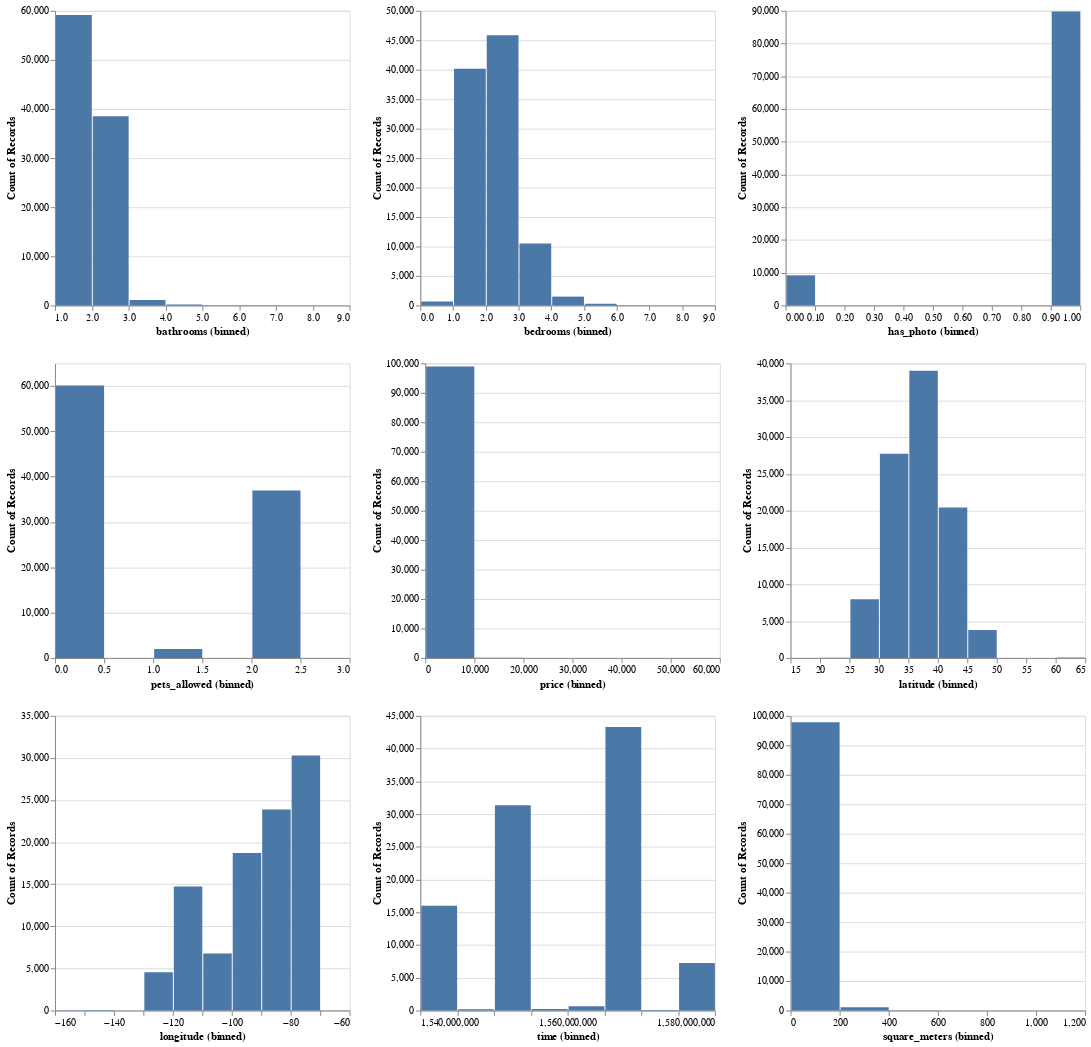

The notebook cell saved with this chart:
### Code cell
import altair as alt
alt.data_transformers.enable("vegafusion")

df_numeric = df_filtered.select_dtypes(include='number')
plots = []
for column in df_numeric.columns:
    plot = alt.Chart(df_numeric).mark_bar().encode(
        alt.X(f'{column}' + ":Q", bin=True),
        y='count()'
        )
    plots.append(plot)        

    



# plot_bathrooms = alt.Chart(df_filtered).mark_bar().encode(
#     alt.X("bathrooms:Q", bin=False),
#     y='count()',
# )
# plot_bedrooms = alt.Chart(df_filtered).mark_bar().encode(
#     alt.X("bedrooms:Q", bin=False),
#     y='count()',
# )
# # Not histogram
# plot_has_photo = alt.Chart(df_filtered).mark_bar().encode(
#     x='has_photo',
#     y='count()',
# )
# plot_pets_allowed = alt.Chart(df_filtered).mark_bar().encode(
#     x='pets_allowed',
#     y='count()',
# )
# plot_price = alt.Chart(df_filtered).mark_bar().encode(
#     alt.X("price:Q", bin=False),
#     y='count()',
# )
# plot_latitude = alt.Chart(df_filtered).mark_bar().encode(
#     alt.X("latitude:Q", bin=False),
#     y='count()',
# )
# plot_longitude = alt.Chart(df_filtered).mark_bar().encode(
#     alt.X("longitude:Q", bin=False),
#     y='count()',
# )
# plot_time = alt.Chart(df_filtered).mark_bar().encode(
#     alt.X("time:Q", bin=False),
#     y='count()',
# )
# plot_square_meters = alt.Chart(df_filtered).mark_bar().encode(
#     alt.X("square_meters:Q", bin=False),
#     y='count()',
# )

grid = alt.vconcat(

    alt.hconcat(plots[1], plots[2], plots[3]),
    alt.hconcat(plots[4], plots[5], plots[6]),
    alt.hconcat(plots[7], plots[8], plots[9]),

)

grid.display()

### Figure 1 — Vega specification as saved in the notebook (floating-point values rounded to 4 significant figures)
{"$schema": "https://vega.github.io/schema/vega/v5.json", "data": [{"name": "source_0"}, {"name": "data_0", "values": [{"__count": 97819, "bin_maxbins_10_square_meters": 0.0, "bin_maxbins_10_square_meters_end": 200.0}, {"__count": 1119, "bin_maxbins_10_square_meters": 200.0, "bin_maxbins_10_square_meters_end": 400.0}, {"__count": 56, "bin_maxbins_10_square_meters": 400.0, "bin_maxbins_10_square_meters_end": 600.0}, {"__count": 4, "bin_maxbins_10_square_meters": 800.0, "bin_maxbins_10_square_meters_end": 1000.0}, {"__count": 2, "bin_maxbins_10_square_meters": 1000.0, "bin_maxbins_10_square_meters_end": 1200.0}, {"__count": 4, "bin_maxbins_10_square_meters": 600.0, "bin_maxbins_10_square_meters_end": 800.0}]}, {"name": "data_1", "values": [{"__count": 59170, "bin_maxbins_10_bathrooms": 1.0, "bin_maxbins_10_bathrooms_end": 2.0}, {"__count": 38538, "bin_maxbins_10_bathrooms": 2.0, "bin_maxbins_10_bathrooms_end": 3.0}, {"__count": 1095, "bin_maxbins_10_bathrooms": 3.0, "bin_maxbins_10_bathrooms_end": 4.0}, {"__count": 161, "bin_maxbins_10_bathrooms": 4.0, "bin_maxbins_10_bathrooms_end": 5.0}, {"__count": 4, "bin_maxbins_10_bathrooms": 7.0, "bin_maxbins_10_bathrooms_end": 8.0}, {"__count": 24, "bin_maxbins_10_bathrooms": 5.0, "bin_maxbins_10_bathrooms_end": 6.0}, {"__count": 4, "bin_maxbins_10_bathrooms": 8.0, "bin_maxbins_10_bathrooms_end": 9.0}, {"__count": 8, "bin_maxbins_10_bathrooms": 6.0, "bin_maxbins_10_bathrooms_end": 7.0}]}, {"name": "data_2", "values": [{"__count": 40160, "bin_maxbins_10_bedrooms": 1.0, "bin_maxbins_10_bedrooms_end": 2.0}, {"__count": 10523, "bin_maxbins_10_bedrooms": 3.0, "bin_maxbins_10_bedrooms_end": 4.0}, {"__count": 45846, "bin_maxbins_10_bedrooms": 2.0, "bin_maxbins_10_bedrooms_end": 3.0}, {"__count": 1492, "bin_maxbins_10_bedrooms": 4.0, "bin_maxbins_10_bedrooms_end": 5.0}, {"__count": 645, "bin_maxbins_10_bedrooms": 0.0, "bin_maxbins_10_bedrooms_end": 1.0}, {"__count": 284, "bin_maxbins_10_bedrooms": 5.0, "bin_maxbins_10_bedrooms_end": 6.0}, {"__count": 4, "bin_maxbins_10_bedrooms": 7.0, "bin_maxbins_10_bedrooms_end": 8.0}, {"__count": 4, "bin_maxbins_10_bedrooms": 8.0, "bin_maxbins_10_bedrooms_end": 9.0}, {"__count": 46, "bin_maxbins_10_bedrooms": 6.0, "bin_maxbins_10_bedrooms_end": 7.0}]}, {"name": "data_3", "values": [{"__count": 89824, "bin_maxbins_10_has_photo": 0.9, "bin_maxbins_10_has_photo_end": 1.0}, {"__count": 9180, "bin_maxbins_10_has_photo": 0.0, "bin_maxbins_10_has_photo_end": 0.1}]}, {"name": "data_4", "values": [{"__count": 1961, "bin_maxbins_10_pets_allowed": 1.0, "bin_maxbins_10_pets_allowed_end": 1.5}, {"__count": 36930, "bin_maxbins_10_pets_allowed": 2.0, "bin_maxbins_10_pets_allowed_end": 2.5}, {"__count": 60112, "bin_maxbins_10_pets_allowed": 0.0, "bin_maxbins_10_pets_allowed_end": 0.5}, {"__count": 1, "bin_maxbins_10_pets_allowed": 2.5, "bin_maxbins_10_pets_allowed_end": 3.0}]}, {"name": "data_5", "values": [{"__count": 98927, "bin_maxbins_10_price": 0.0, "bin_maxbins_10_price_end": 10000.0}, {"__count": 60, "bin_maxbins_10_price": 10000.0, "bin_maxbins_10_price_end": 20000.0}, {"__count": 9, "bin_maxbins_10_price": 20000.0, "bin_maxbins_10_price_end": 30000.0}, {"__count": 1, "bin_maxbins_10_price": 50000.0, "bin_maxbins_10_price_end": 60000.0}, {"__count": 6, "bin_maxbins_10_price": 30000.0, "bin_maxbins_10_price_end": 40000.0}, {"__count": 1, "bin_maxbins_10_price": 40000.0, "bin_maxbins_10_price_end": 50000.0}]}, {"name": "data_6", "values": [{"__count": 27736, "bin_maxbins_10_latitude": 30.0, "bin_maxbins_10_latitude_end": 35.0}, {"__count": 39002, "bin_maxbins_10_latitude": 35.0, "bin_maxbins_10_latitude_end": 40.0}, {"__count": 20411, "bin_maxbins_10_latitude": 40.0, "bin_maxbins_10_latitude_end": 45.0}, {"__count": 3789, "bin_maxbins_10_latitude": 45.0, "bin_maxbins_10_latitude_end": 50.0}, {"__count": 7976, "bin_maxbins_10_latitude": 25.0, "bin_maxbins_10_latitude_end": 30.0}, {"__count": 31, "bin_maxbins_10_latitude": 20.0, "bin_maxbins_10_latitude_end": 25.0}, {"__count": 54, "bin_maxbins_10_latitude": 60.0, "bin_maxbins_10_latitude_end": 65.0}, {"__count": 2, "bin_maxbins_10_latitude": 15.0, "bin_maxbins_10_latitude_end": 20.0}, {"__count": 3, "bin_maxbins_10_latitude": 55.0, "bin_maxbins_10_latitude_end": 60.0}]}, {"name": "data_7", "values": [{"__count": 14728, "bin_maxbins_10_longitude": -120.0, "bin_maxbins_10_longitude_end": -110.0}, {"__count": 30285, "bin_maxbins_10_longitude": -80.0, "bin_maxbins_10_longitude_end": -70.0}, {"__count": 4543, "bin_maxbins_10_longitude": -130.0, "bin_maxbins_10_longitude_end": -120.0}, {"__count": 6782, "bin_maxbins_10_longitude": -110.0, "bin_maxbins_10_longitude_end": -100.0}, {"__count": 23867, "bin_maxbins_10_longitude": -90.0, "bin_maxbins_10_longitude_end": -80.0}, {"__count": 18698, "bin_maxbins_10_longitude": -100.0, "bin_maxbins_10_longitude_end": -90.0}, {"__count": 32, "bin_maxbins_10_longitude": -160.0, "bin_maxbins_10_longitude_end": -150.0}, {"__count": 53, "bin_maxbins_10_longitude": -150.0, "bin_maxbins_10_longitude_end": -140.0}, {"__count": 13, "bin_maxbins_10_longitude": -70.0, "bin_maxbins_10_longitude_end": -60.0}, {"__count": 3, "bin_maxbins_10_longitude": -140.0, "bin_maxbins_10_longitude_end": -130.0}]}, {"name": "data_8", "values": [{"__count": 7241, "bin_maxbins_10_time": 1575000000.0, "bin_maxbins_10_time_end": 1580000000.0}, {"__count": 89, "bin_maxbins_10_time": 1570000000.0, "bin_maxbins_10_time_end": 1575000000.0}, {"__count": 43310, "bin_maxbins_10_time": 1565000000.0, "bin_maxbins_10_time_end": 1570000000.0}, {"__count": 642, "bin_maxbins_10_time": 1560000000.0, "bin_maxbins_10_time_end": 1565000000.0}, {"__count": 207, "bin_maxbins_10_time": 1555000000.0, "bin_maxbins_10_time_end": 1560000000.0}, {"__count": 31343, "bin_maxbins_10_time": 1550000000.0, "bin_maxbins_10_time_end": 1555000000.0}, {"__count": 175, "bin_maxbins_10_time": 1545000000.0, "bin_maxbins_10_time_end": 1550000000.0}, {"__count": 15997, "bin_maxbins_10_time": 1540000000.0, "bin_maxbins_10_time_end": 1545000000.0}]}, {"name": "data_1_concat_0_concat_0_y_domain___count", "values": [{"min": 4, "max": 59170}]}, {"name": "data_2_concat_0_concat_1_y_domain___count", "values": [{"min": 4, "max": 45846}]}, {"name": "data_3_concat_0_concat_2_y_domain___count", "values": [{"min": 9180, "max": 89824}]}, {"name": "data_4_concat_1_concat_0_y_domain___count", "values": [{"min": 1, "max": 60112}]}, {"name": "data_5_concat_1_concat_1_y_domain___count", "values": [{"min": 1, "max": 98927}]}, {"name": "data_6_concat_1_concat_2_y_domain___count", "values": [{"min": 2, "max": 39002}]}, {"name": "data_7_concat_2_concat_0_y_domain___count", "values": [{"min": 3, "max": 30285}]}, {"name": "data_8_concat_2_concat_1_y_domain___count", "values": [{"min": 89, "max": 43310}]}, {"name": "data_0_concat_2_concat_2_y_domain___count", "values": [{"min": 2, "max": 97819}]}], "signals": [{"name": "concat_0_concat_2_bin_maxbins_10_has_photo_bins", "value": {"fields": ["has_photo"], "fname": "bin_has_photo", "start": 0.0, "step": 0.1, "stop": 1.0}}, {"name": "concat_1_concat_0_bin_maxbins_10_pets_allowed_bins", "value": {"fields": ["pets_allowed"], "fname": "bin_pets_allowed", "start": 0.0, "step": 0.5, "stop": 3.0}}, {"name": "concat_2_concat_0_bin_maxbins_10_longitude_bins", "value": {"fields": ["longitude"], "fname": "bin_longitude", "start": -160.0, "step": 10.0, "stop": -60.0}}, {"name": "concat_2_concat_1_bin_maxbins_10_time_bins", "value": {"fields": ["time"], "fname": "bin_time", "start": 1540000000.0, "step": 5000000.0, "stop": 1580000000.0}}, {"name": "concat_0_concat_0_bin_maxbins_10_bathrooms_bins", "value": {"fields": ["bathrooms"], "fname": "bin_bathrooms", "start": 1.0, "step": 1.0, "stop": 9.0}}, {"name": "concat_1_concat_2_bin_maxbins_10_latitude_bins", "value": {"fields": ["latitude"], "fname": "bin_latitude", "start": 15.0, "step": 5.0, "stop": 65.0}}, {"name": "concat_1_concat_1_bin_maxbins_10_price_bins", "value": {"fields": ["price"], "fname": "bin_price", "start": 0.0, "step": 10000.0, "stop": 60000.0}}, {"name": "concat_2_concat_2_bin_maxbins_10_square_meters_bins", "value": {"fields": ["square_meters"], "fname": "bin_square_meters", "start": 0.0, "step": 200.0, "stop": 1200.0}}, {"name": "concat_0_concat_1_bin_maxbins_10_bedrooms_bins", "value": {"fields": ["bedrooms"], "fname": "bin_bedrooms", "start": 0.0, "step": 1.0, "stop": 9.0}}, {"name": "childHeight", "value": 300}, {"name": "concat_0_childWidth", "value": 300}, {"name": "concat_1_childWidth", "value": 300}, {"name": "concat_2_childWidth", "value": 300}], "marks": [{"type": "group", "name": "concat_0_group", "marks": [{"type": "group", "name": "concat_0_concat_0_group", "encode": {"update": {"width": {"signal": "concat_0_childWidth"}, "height": {"signal": "childHeight"}}}, "marks": [{"type": "rect", "name": "concat_0_concat_0_marks", "from": {"data": "data_1"}, "encode": {"update": {"x": {"field": "bin_maxbins_10_bathrooms_end", "scale": "concat_0_concat_0_x", "offset": {"signal": "0.5 + (abs(scale(\"concat_0_concat_0_x\", datum[\"bin_maxbins_10_bathrooms_end\"]) - scale(\"concat_0_concat_0_x\", datum[\"bin_maxbins_10_bathrooms\"])) < 0.25 ? 0.5 * (0.25 - (abs(scale(\"concat_0_concat_0_x\", datum[\"bin_maxbins_10_bathrooms_end\"]) - scale(\"concat_0_concat_0_x\", datum[\"bin_maxbins_10_bathrooms\"])))) : -0.5)"}}, "x2": {"field": "bin_maxbins_10_bathrooms", "scale": "concat_0_concat_0_x", "offset": {"signal": "0.5 + (abs(scale(\"concat_0_concat_0_x\", datum[\"bin_maxbins_10_bathrooms_end\"]) - scale(\"concat_0_concat_0_x\", datum[\"bin_maxbins_10_bathrooms\"])) < 0.25 ? -0.5 * (0.25 - (abs(scale(\"concat_0_concat_0_x\", datum[\"bin_maxbins_10_bathrooms_end\"]) - scale(\"concat_0_concat_0_x\", datum[\"bin_maxbins_10_bathrooms\"])))) : 0.5)"}}, "y2": {"value": 0, "scale": "concat_0_concat_0_y"}, "fill": {"value": "#4c78a8"}, "y": {"field": "__count", "scale": "concat_0_concat_0_y"}}}, "style": ["bar"]}], "axes": [{"scale": "concat_0_concat_0_y", "tickCount": {"signal": "ceil(childHeight/40)"}, "ticks": false, "zindex": 0, "gridScale": "concat_0_concat_0_x", "grid": true, "domain": false, "orient": "left", "aria": false, "maxExtent": 0, "minExtent": 0, "labels": false}, {"scale": "concat_0_concat_0_x", "grid": false, "labelFlush": true, "zindex": 0, "orient": "bottom", "tickCount": {"signal": "ceil(concat_0_childWidth/10)"}, "title": "bathrooms (binned)", "labelOverlap": true}, {"scale": "concat_0_concat_0_y", "zindex": 0, "title": "Count of Records", "orient": "left", "grid": false, "labelOverlap": true, "tickCount": {"signal": "ceil(childHeight/40)"}}], "style": "cell"}, {"type": "group", "name": "concat_0_concat_1_group", "encode": {"update": {"width": {"signal": "concat_0_childWidth"}, "height": {"signal": "childHeight"}}}, "marks": [{"type": "rect", "name": "concat_0_concat_1_marks", "from": {"data": "data_2"}, "encode": {"update": {"x": {"field": "bin_maxbins_10_bedrooms_end", "scale": "concat_0_concat_1_x", "offset": {"signal": "0.5 + (abs(scale(\"concat_0_concat_1_x\", datum[\"bin_maxbins_10_bedrooms_end\"]) - scale(\"concat_0_concat_1_x\", datum[\"bin_maxbins_10_bedrooms\"])) < 0.25 ? 0.5 * (0.25 - (abs(scale(\"concat_0_concat_1_x\", datum[\"bin_maxbins_10_bedrooms_end\"]) - scale(\"concat_0_concat_1_x\", datum[\"bin_maxbins_10_bedrooms\"])))) : -0.5)"}}, "fill": {"value": "#4c78a8"}, "y": {"field": "__count", "scale": "concat_0_concat_1_y"}, "x2": {"field": "bin_maxbins_10_bedrooms", "scale": "concat_0_concat_1_x", "offset": {"signal": "0.5 + (abs(scale(\"concat_0_concat_1_x\", datum[\"bin_maxbins_10_bedrooms_end\"]) - scale(\"concat_0_concat_1_x\", datum[\"bin_maxbins_10_bedrooms\"])) < 0.25 ? -0.5 * (0.25 - (abs(scale(\"concat_0_concat_1_x\", datum[\"bin_maxbins_10_bedrooms_end\"]) - scale(\"concat_0_concat_1_x\", datum[\"bin_maxbins_10_bedrooms\"])))) : 0.5)"}}, "y2": {"value": 0, "scale": "concat_0_concat_1_y"}}}, "style": ["bar"]}], "axes": [{"scale": "concat_0_concat_1_y", "ticks": false, "grid": true, "labels": false, "domain": false, "aria": false, "maxExtent": 0, "minExtent": 0, "orient": "left", "tickCount": {"signal": "ceil(childHeight/40)"}, "zindex": 0, "gridScale": "concat_0_concat_1_x"}, {"scale": "concat_0_concat_1_x", "zindex": 0, "orient": "bottom", "grid": false, "tickCount": {"signal": "ceil(concat_0_childWidth/10)"}, "title": "bedrooms (binned)", "labelFlush": true, "labelOverlap": true}, {"scale": "concat_0_concat_1_y", "labelOverlap": true, "grid": false, "zindex": 0, "title": "Count of Records", "tickCount": {"signal": "ceil(childHeight/40)"}, "orient": "left"}], "style": "cell"}, {"type": "group", "name": "concat_0_concat_2_group", "encode": {"update": {"width": {"signal": "concat_0_childWidth"}, "height": {"signal": "childHeight"}}}, "marks": [{"type": "rect", "name": "concat_0_concat_2_marks", "from": {"data": "data_3"}, "encode": {"update": {"fill": {"value": "#4c78a8"}, "x2": {"field": "bin_maxbins_10_has_photo", "scale": "concat_0_concat_2_x", "offset": {"signal": "0.5 + (abs(scale(\"concat_0_concat_2_x\", datum[\"bin_maxbins_10_has_photo_end\"]) - scale(\"concat_0_concat_2_x\", datum[\"bin_maxbins_10_has_photo\"])) < 0.25 ? -0.5 * (0.25 - (abs(scale(\"concat_0_concat_2_x\", datum[\"bin_maxbins_10_has_photo_end\"]) - scale(\"concat_0_concat_2_x\", datum[\"bin_maxbins_10_has_photo\"])))) : 0.5)"}}, "x": {"field": "bin_maxbins_10_has_photo_end", "scale": "concat_0_concat_2_x", "offset": {"signal": "0.5 + (abs(scale(\"concat_0_concat_2_x\", datum[\"bin_maxbins_10_has_photo_end\"]) - scale(\"concat_0_concat_2_x\", datum[\"bin_maxbins_10_has_photo\"])) < 0.25 ? 0.5 * (0.25 - (abs(scale(\"concat_0_concat_2_x\", datum[\"bin_maxbins_10_has_photo_end\"]) - scale(\"concat_0_concat_2_x\", datum[\"bin_maxbins_10_has_photo\"])))) : -0.5)"}}, "y2": {"value": 0, "scale": "concat_0_concat_2_y"}, "y": {"field": "__count", "scale": "concat_0_concat_2_y"}}}, "style": ["bar"]}], "axes": [{"scale": "concat_0_concat_2_y", "gridScale": "concat_0_concat_2_x", "grid": true, "tickCount": {"signal": "ceil(childHeight/40)"}, "labels": false, "ticks": false, "orient": "left", "minExtent": 0, "zindex": 0, "aria": false, "domain": false, "maxExtent": 0}, {"scale": "concat_0_concat_2_x", "title": "has_photo (binned)", "orient": "bottom", "tickCount": {"signal": "ceil(concat_0_childWidth/10)"}, "labelOverlap": true, "zindex": 0, "labelFlush": true, "grid": false}, {"scale": "concat_0_concat_2_y", "zindex": 0, "grid": false, "orient": "left", "title": "Count of Records", "labelOverlap": true, "tickCount": {"signal": "ceil(childHeight/40)"}}], "style": "cell"}], "layout": {"padding": 20, "bounds": "full", "align": "each"}}, {"type": "group", "name": "concat_1_group", "marks": [{"type": "group", "name": "concat_1_concat_0_group", "encode": {"update": {"height": {"signal": "childHeight"}, "width": {"signal": "concat_1_childWidth"}}}, "marks": [{"type": "rect", "name": "concat_1_concat_0_marks", "from": {"data": "data_4"}, "encode": {"update": {"y2": {"value": 0, "scale": "concat_1_concat_0_y"}, "x2": {"field": "bin_maxbins_10_pets_allowed", "scale": "concat_1_concat_0_x", "offset": {"signal": "0.5 + (abs(scale(\"concat_1_concat_0_x\", datum[\"bin_maxbins_10_pets_allowed_end\"]) - scale(\"concat_1_concat_0_x\", datum[\"bin_maxbins_10_pets_allowed\"])) < 0.25 ? -0.5 * (0.25 - (abs(scale(\"concat_1_concat_0_x\", datum[\"bin_maxbins_10_pets_allowed_end\"]) - scale(\"concat_1_concat_0_x\", datum[\"bin_maxbins_10_pets_allowed\"])))) : 0.5)"}}, "fill": {"value": "#4c78a8"}, "x": {"field": "bin_maxbins_10_pets_allowed_end", "scale": "concat_1_concat_0_x", "offset": {"signal": "0.5 + (abs(scale(\"concat_1_concat_0_x\", datum[\"bin_maxbins_10_pets_allowed_end\"]) - scale(\"concat_1_concat_0_x\", datum[\"bin_maxbins_10_pets_allowed\"])) < 0.25 ? 0.5 * (0.25 - (abs(scale(\"concat_1_concat_0_x\", datum[\"bin_maxbins_10_pets_allowed_end\"]) - scale(\"concat_1_concat_0_x\", datum[\"bin_maxbins_10_pets_allowed\"])))) : -0.5)"}}, "y": {"field": "__count", "scale": "concat_1_concat_0_y"}}}, "style": ["bar"]}], "axes": [{"scale": "concat_1_concat_0_y", "aria": false, "tickCount": {"signal": "ceil(childHeight/40)"}, "grid": true, "domain": false, "labels": false, "maxExtent": 0, "minExtent": 0, "zindex": 0, "orient": "left", "ticks": false, "gridScale": "concat_1_concat_0_x"}, {"scale": "concat_1_concat_0_x", "zindex": 0, "orient": "bottom", "grid": false, "labelOverlap": true, "labelFlush": true, "title": "pets_allowed (binned)", "tickCount": {"signal": "ceil(concat_1_childWidth/10)"}}, {"scale": "concat_1_concat_0_y", "labelOverlap": true, "orient": "left", "title": "Count of Records", "grid": false, "tickCount": {"signal": "ceil(childHeight/40)"}, "zindex": 0}], "style": "cell"}, {"type": "group", "name": "concat_1_concat_1_group", "encode": {"update": {"height": {"signal": "childHeight"}, "width": {"signal": "concat_1_childWidth"}}}, "marks": [{"type": "rect", "name": "concat_1_concat_1_marks", "from": {"data": "data_5"}, "encode": {"update": {"x2": {"field": "bin_maxbins_10_price", "scale": "concat_1_concat_1_x", "offset": {"signal": "0.5 + (abs(scale(\"concat_1_concat_1_x\", datum[\"bin_maxbins_10_price_end\"]) - scale(\"concat_1_concat_1_x\", datum[\"bin_maxbins_10_price\"])) < 0.25 ? -0.5 * (0.25 - (abs(scale(\"concat_1_concat_1_x\", datum[\"bin_maxbins_10_price_end\"]) - scale(\"concat_1_concat_1_x\", datum[\"bin_maxbins_10_price\"])))) : 0.5)"}}, "x": {"field": "bin_maxbins_10_price_end", "scale": "concat_1_concat_1_x", "offset": {"signal": "0.5 + (abs(scale(\"concat_1_concat_1_x\", datum[\"bin_maxbins_10_price_end\"]) - scale(\"concat_1_concat_1_x\", datum[\"bin_maxbins_10_price\"])) < 0.25 ? 0.5 * (0.25 - (abs(scale(\"concat_1_concat_1_x\", datum[\"bin_maxbins_10_price_end\"]) - scale(\"concat_1_concat_1_x\", datum[\"bin_maxbins_10_price\"])))) : -0.5)"}}, "fill": {"value": "#4c78a8"}, "y": {"field": "__count", "scale": "concat_1_concat_1_y"}, "y2": {"value": 0, "scale": "concat_1_concat_1_y"}}}, "style": ["bar"]}], "axes": [{"scale": "concat_1_concat_1_y", "orient": "left", "gridScale": "concat_1_concat_1_x", "maxExtent": 0, "labels": false, "aria": false, "minExtent": 0, "zindex": 0, "ticks": false, "domain": false, "tickCount": {"signal": "ceil(childHeight/40)"}, "grid": true}, {"scale": "concat_1_concat_1_x", "orient": "bottom", "grid": false, "labelOverlap": true, "tickCount": {"signal": "ceil(concat_1_childWidth/10)"}, "zindex": 0, "labelFlush": true, "title": "price (binned)"}, {"scale": "concat_1_concat_1_y", "zindex": 0, "title": "Count of Records", "labelOverlap": true, "orient": "left", "grid": false, "tickCount": {"signal": "ceil(childHeight/40)"}}], "style": "cell"}, {"type": "group", "name": "concat_1_concat_2_group", "encode": {"update": {"width": {"signal": "concat_1_childWidth"}, "height": {"signal": "childHeight"}}}, "marks": [{"type": "rect", "name": "concat_1_concat_2_marks", "from": {"data": "data_6"}, "encode": {"update": {"x2": {"field": "bin_maxbins_10_latitude", "scale": "concat_1_concat_2_x", "offset": {"signal": "0.5 + (abs(scale(\"concat_1_concat_2_x\", datum[\"bin_maxbins_10_latitude_end\"]) - scale(\"concat_1_concat_2_x\", datum[\"bin_maxbins_10_latitude\"])) < 0.25 ? -0.5 * (0.25 - (abs(scale(\"concat_1_concat_2_x\", datum[\"bin_maxbins_10_latitude_end\"]) - scale(\"concat_1_concat_2_x\", datum[\"bin_maxbins_10_latitude\"])))) : 0.5)"}}, "y": {"field": "__count", "scale": "concat_1_concat_2_y"}, "y2": {"value": 0, "scale": "concat_1_concat_2_y"}, "x": {"field": "bin_maxbins_10_latitude_end", "scale": "concat_1_concat_2_x", "offset": {"signal": "0.5 + (abs(scale(\"concat_1_concat_2_x\", datum[\"bin_maxbins_10_latitude_end\"]) - scale(\"concat_1_concat_2_x\", datum[\"bin_maxbins_10_latitude\"])) < 0.25 ? 0.5 * (0.25 - (abs(scale(\"concat_1_concat_2_x\", datum[\"bin_maxbins_10_latitude_end\"]) - scale(\"concat_1_concat_2_x\", datum[\"bin_maxbins_10_latitude\"])))) : -0.5)"}}, "fill": {"value": "#4c78a8"}}}, "style": ["bar"]}], "axes": [{"scale": "concat_1_concat_2_y", "zindex": 0, "labels": false, "tickCount": {"signal": "ceil(childHeight/40)"}, "grid": true, "aria": false, "maxExtent": 0, "minExtent": 0, "orient": "left", "domain": false, "gridScale": "concat_1_concat_2_x", "ticks": false}, {"scale": "concat_1_concat_2_x", "labelOverlap": true, "zindex": 0, "grid": false, "title": "latitude (binned)", "orient": "bottom", "labelFlush": true, "tickCount": {"signal": "ceil(concat_1_childWidth/10)"}}, {"scale": "concat_1_concat_2_y", "orient": "left", "zindex": 0, "grid": false, "title": "Count of Records", "labelOverlap": true, "tickCount": {"signal": "ceil(childHeight/40)"}}], "style": "cell"}], "layout": {"padding": 20, "bounds": "full", "align": "each"}}, {"type": "group", "name": "concat_2_group", "marks": [{"type": "group", "name": "concat_2_concat_0_group", "encode": {"update": {"width": {"signal": "concat_2_childWidth"}, "height": {"signal": "childHeight"}}}, "marks": [{"type": "rect", "name": "concat_2_concat_0_marks", "from": {"data": "data_7"}, "encode": {"update": {"y": {"field": "__count", "scale": "concat_2_concat_0_y"}, "x2": {"field": "bin_maxbins_10_longitude", "scale": "concat_2_concat_0_x", "offset": {"signal": "0.5 + (abs(scale(\"concat_2_concat_0_x\", datum[\"bin_maxbins_10_longitude_end\"]) - scale(\"concat_2_concat_0_x\", datum[\"bin_maxbins_10_longitude\"])) < 0.25 ? -0.5 * (0.25 - (abs(scale(\"concat_2_concat_0_x\", datum[\"bin_maxbins_10_longitude_end\"]) - scale(\"concat_2_concat_0_x\", datum[\"bin_maxbins_10_longitude\"])))) : 0.5)"}}, "fill": {"value": "#4c78a8"}, "x": {"field": "bin_maxbins_10_longitude_end", "scale": "concat_2_concat_0_x", "offset": {"signal": "0.5 + (abs(scale(\"concat_2_concat_0_x\", datum[\"bin_maxbins_10_longitude_end\"]) - scale(\"concat_2_concat_0_x\", datum[\"bin_maxbins_10_longitude\"])) < 0.25 ? 0.5 * (0.25 - (abs(scale(\"concat_2_concat_0_x\", datum[\"bin_maxbins_10_longitude_end\"]) - scale(\"concat_2_concat_0_x\", datum[\"bin_maxbins_10_longitude\"])))) : -0.5)"}}, "y2": {"value": 0, "scale": "concat_2_concat_0_y"}}}, "style": ["bar"]}], "axes": [{"scale": "concat_2_concat_0_y", "aria": false, "maxExtent": 0, "zindex": 0, "labels": false, "tickCount": {"signal": "ceil(childHeight/40)"}, "gridScale": "concat_2_concat_0_x", "orient": "left", "minExtent": 0, "ticks": false, "domain": false, "grid": true}, {"scale": "concat_2_concat_0_x", "orient": "bottom", "labelFlush": true, "zindex": 0, "grid": false, "title": "longitude (binned)", "labelOverlap": true, "tickCount": {"signal": "ceil(concat_2_childWidth/10)"}}, {"scale": "concat_2_concat_0_y", "title": "Count of Records", "labelOverlap": true, "orient": "left", "grid": false, "tickCount": {"signal": "ceil(childHeight/40)"}, "zindex": 0}], "style": "cell"}, {"type": "group", "name": "concat_2_concat_1_group", "encode": {"update": {"width": {"signal": "concat_2_childWidth"}, "height": {"signal": "childHeight"}}}, "marks": [{"type": "rect", "name": "concat_2_concat_1_marks", "from": {"data": "data_8"}, "encode": {"update": {"fill": {"value": "#4c78a8"}, "x2": {"field": "bin_maxbins_10_time", "scale": "concat_2_concat_1_x", "offset": {"signal": "0.5 + (abs(scale(\"concat_2_concat_1_x\", datum[\"bin_maxbins_10_time_end\"]) - scale(\"concat_2_concat_1_x\", datum[\"bin_maxbins_10_time\"])) < 0.25 ? -0.5 * (0.25 - (abs(scale(\"concat_2_concat_1_x\", datum[\"bin_maxbins_10_time_end\"]) - scale(\"concat_2_concat_1_x\", datum[\"bin_maxbins_10_time\"])))) : 0.5)"}}, "y2": {"value": 0, "scale": "concat_2_concat_1_y"}, "x": {"field": "bin_maxbins_10_time_end", "scale": "concat_2_concat_1_x", "offset": {"signal": "0.5 + (abs(scale(\"concat_2_concat_1_x\", datum[\"bin_maxbins_10_time_end\"]) - scale(\"concat_2_concat_1_x\", datum[\"bin_maxbins_10_time\"])) < 0.25 ? 0.5 * (0.25 - (abs(scale(\"concat_2_concat_1_x\", datum[\"bin_maxbins_10_time_end\"]) - scale(\"concat_2_concat_1_x\", datum[\"bin_maxbins_10_time\"])))) : -0.5)"}}, "y": {"field": "__count", "scale": "concat_2_concat_1_y"}}}, "style": ["bar"]}], "axes": [{"scale": "concat_2_concat_1_y", "aria": false, "grid": true, "gridScale": "concat_2_concat_1_x", "labels": false, "maxExtent": 0, "orient": "left", "ticks": false, "domain": false, "tickCount": {"signal": "ceil(childHeight/40)"}, "minExtent": 0, "zindex": 0}, {"scale": "concat_2_concat_1_x", "title": "time (binned)", "tickCount": {"signal": "ceil(concat_2_childWidth/10)"}, "zindex": 0, "grid": false, "labelOverlap": true, "orient": "bottom", "labelFlush": true}, {"scale": "concat_2_concat_1_y", "zindex": 0, "orient": "left", "title": "Count of Records", "grid": false, "labelOverlap": true, "tickCount": {"signal": "ceil(childHeight/40)"}}], "style": "cell"}, {"type": "group", "name": "concat_2_concat_2_group", "encode": {"update": {"height": {"signal": "childHeight"}, "width": {"signal": "concat_2_childWidth"}}}, "marks": [{"type": "rect", "name": "concat_2_concat_2_marks", "from": {"data": "data_0"}, "encode": {"update": {"y": {"field": "__count", "scale": "concat_2_concat_2_y"}, "fill": {"value": "#4c78a8"}, "y2": {"value": 0, "scale": "concat_2_concat_2_y"}, "x": {"field": "bin_maxbins_10_square_meters_end", "scale": "concat_2_concat_2_x", "offset": {"signal": "0.5 + (abs(scale(\"concat_2_concat_2_x\", datum[\"bin_maxbins_10_square_meters_end\"]) - scale(\"concat_2_concat_2_x\", datum[\"bin_maxbins_10_square_meters\"])) < 0.25 ? 0.5 * (0.25 - (abs(scale(\"concat_2_concat_2_x\", datum[\"bin_maxbins_10_square_meters_end\"]) - scale(\"concat_2_concat_2_x\", datum[\"bin_maxbins_10_square_meters\"])))) : -0.5)"}}, "x2": {"field": "bin_maxbins_10_square_meters", "scale": "concat_2_concat_2_x", "offset": {"signal": "0.5 + (abs(scale(\"concat_2_concat_2_x\", datum[\"bin_maxbins_10_square_meters_end\"]) - scale(\"concat_2_concat_2_x\", datum[\"bin_maxbins_10_square_meters\"])) < 0.25 ? -0.5 * (0.25 - (abs(scale(\"concat_2_concat_2_x\", datum[\"bin_maxbins_10_square_meters_end\"]) - scale(\"concat_2_concat_2_x\", datum[\"bin_maxbins_10_square_meters\"])))) : 0.5)"}}}}, "style": ["bar"]}], "axes": [{"scale": "concat_2_concat_2_y", "ticks": false, "domain": false, "tickCount": {"signal": "ceil(childHeight/40)"}, "zindex": 0, "grid": true, "maxExtent": 0, "gridScale": "concat_2_concat_2_x", "orient": "left", "aria": false, "minExtent": 0, "labels": false}, {"scale": "concat_2_concat_2_x", "labelFlush": true, "tickCount": {"signal": "ceil(concat_2_childWidth/10)"}, "orient": "bottom", "title": "square_meters (binned)", "labelOverlap": true, "grid": false, "zindex": 0}, {"scale": "concat_2_concat_2_y", "grid": false, "tickCount": {"signal": "ceil(childHeight/40)"}, "orient": "left", "title": "Count of Records", "labelOverlap": true, "zindex": 0}], "style": "cell"}], "layout": {"padding": 20, "bounds": "full", "align": "each"}}], "scales": [{"name": "concat_0_concat_0_x", "type": "linear", "domain": {"signal": "[concat_0_concat_0_bin_maxbins_10_bathrooms_bins.start, concat_0_concat_0_bin_maxbins_10_bathrooms_bins.stop]"}, "range": [0, {"signal": "concat_0_childWidth"}], "bins": {"signal": "concat_0_concat_0_bin_maxbins_10_bathrooms_bins"}, "zero": false}, {"name": "concat_0_concat_0_y", "type": "linear", "domain": [{"signal": "(data(\"data_1_concat_0_concat_0_y_domain___count\")[0] || {}).min"}, {"signal": "(data(\"data_1_concat_0_concat_0_y_domain___count\")[0] || {}).max"}], "range": [{"signal": "childHeight"}, 0], "zero": true, "nice": true}, {"name": "concat_0_concat_1_x", "type": "linear", "domain": {"signal": "[concat_0_concat_1_bin_maxbins_10_bedrooms_bins.start, concat_0_concat_1_bin_maxbins_10_bedrooms_bins.stop]"}, "range": [0, {"signal": "concat_0_childWidth"}], "bins": {"signal": "concat_0_concat_1_bin_maxbins_10_bedrooms_bins"}, "zero": false}, {"name": "concat_0_concat_1_y", "type": "linear", "domain": [{"signal": "(data(\"data_2_concat_0_concat_1_y_domain___count\")[0] || {}).min"}, {"signal": "(data(\"data_2_concat_0_concat_1_y_domain___count\")[0] || {}).max"}], "range": [{"signal": "childHeight"}, 0], "zero": true, "nice": true}, {"name": "concat_0_concat_2_x", "type": "linear", "domain": {"signal": "[concat_0_concat_2_bin_maxbins_10_has_photo_bins.start, concat_0_concat_2_bin_maxbins_10_has_photo_bins.stop]"}, "range": [0, {"signal": "concat_0_childWidth"}], "bins": {"signal": "concat_0_concat_2_bin_maxbins_10_has_photo_bins"}, "zero": false}, {"name": "concat_0_concat_2_y", "type": "linear", "domain": [{"signal": "(data(\"data_3_concat_0_concat_2_y_domain___count\")[0] || {}).min"}, {"signal": "(data(\"data_3_concat_0_concat_2_y_domain___count\")[0] || {}).max"}], "range": [{"signal": "childHeight"}, 0], "zero": true, "nice": true}, {"name": "concat_1_concat_0_x", "type": "linear", "domain": {"signal": "[concat_1_concat_0_bin_maxbins_10_pets_allowed_bins.start, concat_1_concat_0_bin_maxbins_10_pets_allowed_bins.stop]"}, "range": [0, {"signal": "concat_1_childWidth"}], "bins": {"signal": "concat_1_concat_0_bin_maxbins_10_pets_allowed_bins"}, "zero": false}, {"name": "concat_1_concat_0_y", "type": "linear", "domain": [{"signal": "(data(\"data_4_concat_1_concat_0_y_domain___count\")[0] || {}).min"}, {"signal": "(data(\"data_4_concat_1_concat_0_y_domain___count\")[0] || {}).max"}], "range": [{"signal": "childHeight"}, 0], "zero": true, "nice": true}, {"name": "concat_1_concat_1_x", "type": "linear", "domain": {"signal": "[concat_1_concat_1_bin_maxbins_10_price_bins.start, concat_1_concat_1_bin_maxbins_10_price_bins.stop]"}, "range": [0, {"signal": "concat_1_childWidth"}], "bins": {"signal": "concat_1_concat_1_bin_maxbins_10_price_bins"}, "zero": false}, {"name": "concat_1_concat_1_y", "type": "linear", "domain": [{"signal": "(data(\"data_5_concat_1_concat_1_y_domain___count\")[0] || {}).min"}, {"signal": "(data(\"data_5_concat_1_concat_1_y_domain___count\")[0] || {}).max"}], "range": [{"signal": "childHeight"}, 0], "nice": true, "zero": true}, {"name": "concat_1_concat_2_x", "type": "linear", "domain": {"signal": "[concat_1_concat_2_bin_maxbins_10_latitude_bins.start, concat_1_concat_2_bin_maxbins_10_latitude_bins.stop]"}, "range": [0, {"signal": "concat_1_childWidth"}], "bins": {"signal": "concat_1_concat_2_bin_maxbins_10_latitude_bins"}, "zero": false}, {"name": "concat_1_concat_2_y", "type": "linear", "domain": [{"signal": "(data(\"data_6_concat_1_concat_2_y_domain___count\")[0] || {}).min"}, {"signal": "(data(\"data_6_concat_1_concat_2_y_domain___count\")[0] || {}).max"}], "range": [{"signal": "childHeight"}, 0], "nice": true, "zero": true}, {"name": "concat_2_concat_0_x", "type": "linear", "domain": {"signal": "[concat_2_concat_0_bin_maxbins_10_longitude_bins.start, concat_2_concat_0_bin_maxbins_10_longitude_bins.stop]"}, "range": [0, {"signal": "concat_2_childWidth"}], "bins": {"signal": "concat_2_concat_0_bin_maxbins_10_longitude_bins"}, "zero": false}, {"name": "concat_2_concat_0_y", "type": "linear", "domain": [{"signal": "(data(\"data_7_concat_2_concat_0_y_domain___count\")[0] || {}).min"}, {"signal": "(data(\"data_7_concat_2_concat_0_y_domain___count\")[0] || {}).max"}], "range": [{"signal": "childHeight"}, 0], "zero": true, "nice": true}, {"name": "concat_2_concat_1_x", "type": "linear", "domain": {"signal": "[concat_2_concat_1_bin_maxbins_10_time_bins.start, concat_2_concat_1_bin_maxbins_10_time_bins.stop]"}, "range": [0, {"signal": "concat_2_childWidth"}], "bins": {"signal": "concat_2_concat_1_bin_maxbins_10_time_bins"}, "zero": false}, {"name": "concat_2_concat_1_y", "type": "linear", "domain": [{"signal": "(data(\"data_8_concat_2_concat_1_y_domain___count\")[0] || {}).min"}, {"signal": "(data(\"data_8_concat_2_concat_1_y_domain___count\")[0] || {}).max"}], "range": [{"signal": "childHeight"}, 0], "nice": true, "zero": true}, {"name": "concat_2_concat_2_x", "type": "linear", "domain": {"signal": "[concat_2_concat_2_bin_maxbins_10_square_meters_bins.start, concat_2_concat_2_bin_maxbins_10_square_meters_bins.stop]"}, "range": [0, {"signal": "concat_2_childWidth"}], "bins": {"signal": "concat_2_concat_2_bin_maxbins_10_square_meters_bins"}, "zero": false}, {"name": "concat_2_concat_2_y", "type": "linear", "domain": [{"signal": "(data(\"data_0_concat_2_concat_2_y_domain___count\")[0] || {}).min"}, {"signal": "(data(\"data_0_concat_2_concat_2_y_domain___count\")[0] || {}).max"}], "range": [{"signal": "childHeight"}, 0], "zero": true, "nice": true}], "padding": 5, "layout": {"padding": 20, "columns": 1, "bounds": "full", "align": "each"}, "background": "white"}
